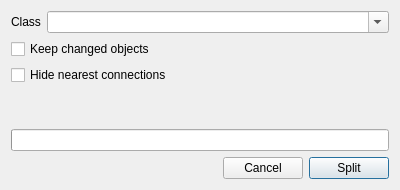
<?xml version="1.0" encoding="UTF-8"?>
<ui version="4.0">
 <class>SplitDialog</class>
 <widget class="QDialog" name="SplitDialog">
  <property name="geometry">
   <rect>
    <x>0</x>
    <y>0</y>
    <width>400</width>
    <height>190</height>
   </rect>
  </property>
  <property name="windowTitle">
   <string>Split item</string>
  </property>
  <property name="windowIcon">
   <iconset theme="insert-link">
    <normaloff>.</normaloff>.</iconset>
  </property>
  <layout class="QGridLayout" name="gridLayout">
   <item row="0" column="0">
    <widget class="QLabel" name="classLabel">
     <property name="text">
      <string>Class</string>
     </property>
    </widget>
   </item>
   <item row="1" column="0" colspan="2">
    <widget class="QCheckBox" name="Keep">
     <property name="toolTip">
      <string>If enabled keeps oryginal objects and marks them as removed.</string>
     </property>
     <property name="text">
      <string>Keep changed objects</string>
     </property>
    </widget>
   </item>
   <item row="2" column="0" colspan="2">
    <widget class="QCheckBox" name="Hide">
     <property name="toolTip">
      <string>If enabled hides neartes connections to object.</string>
     </property>
     <property name="text">
      <string>Hide nearest connections</string>
     </property>
    </widget>
   </item>
   <item row="4" column="0" colspan="2">
    <widget class="QProgressBar" name="progressBar"/>
   </item>
   <item row="5" column="0" colspan="2">
    <layout class="QHBoxLayout" name="horizontalLayout">
     <item>
      <spacer name="horizontalSpacer">
       <property name="orientation">
        <enum>Qt::Horizontal</enum>
       </property>
       <property name="sizeHint" stdset="0">
        <size>
         <width>100</width>
         <height>0</height>
        </size>
       </property>
      </spacer>
     </item>
     <item>
      <widget class="QPushButton" name="cancelButton">
       <property name="text">
        <string>Cancel</string>
       </property>
      </widget>
     </item>
     <item>
      <widget class="QPushButton" name="procedButton">
       <property name="text">
        <string>Split</string>
       </property>
       <property name="default">
        <bool>true</bool>
       </property>
      </widget>
     </item>
    </layout>
   </item>
   <item row="0" column="1">
    <widget class="QComboBox" name="Class">
     <property name="sizePolicy">
      <sizepolicy hsizetype="Expanding" vsizetype="Fixed">
       <horstretch>0</horstretch>
       <verstretch>0</verstretch>
      </sizepolicy>
     </property>
     <property name="toolTip">
      <string>&lt;p&gt;Classes of items to split items with them in geometry. Next values can be separated by comma sign.&lt;/p&gt;</string>
     </property>
     <property name="editable">
      <bool>true</bool>
     </property>
    </widget>
   </item>
   <item row="3" column="0" colspan="2">
    <spacer name="verticalSpacer">
     <property name="orientation">
      <enum>Qt::Vertical</enum>
     </property>
     <property name="sizeHint" stdset="0">
      <size>
       <width>20</width>
       <height>111</height>
      </size>
     </property>
    </spacer>
   </item>
  </layout>
 </widget>
 <resources/>
 <connections>
  <connection>
   <sender>cancelButton</sender>
   <signal>clicked()</signal>
   <receiver>SplitDialog</receiver>
   <slot>reject()</slot>
   <hints>
    <hint type="sourcelabel">
     <x>281</x>
     <y>273</y>
    </hint>
    <hint type="destinationlabel">
     <x>281</x>
     <y>491</y>
    </hint>
   </hints>
  </connection>
  <connection>
   <sender>procedButton</sender>
   <signal>clicked()</signal>
   <receiver>SplitDialog</receiver>
   <slot>accept()</slot>
   <hints>
    <hint type="sourcelabel">
     <x>379</x>
     <y>280</y>
    </hint>
    <hint type="destinationlabel">
     <x>379</x>
     <y>385</y>
    </hint>
   </hints>
  </connection>
 </connections>
</ui>
